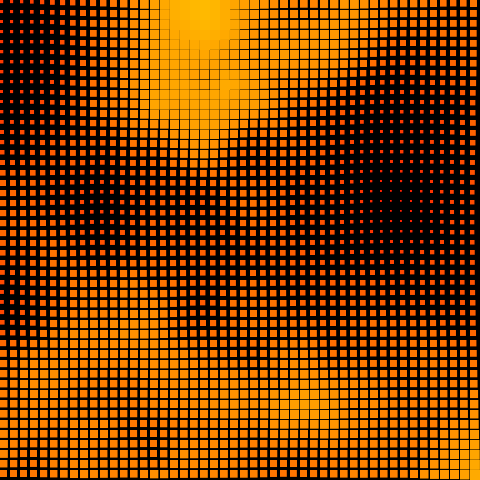
Frame 1 (no input)
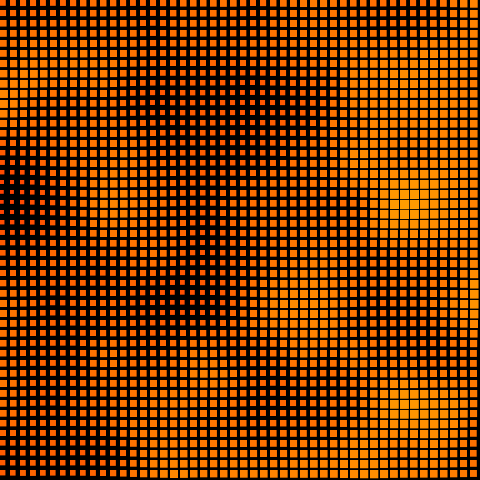
Frame 60 (no input)
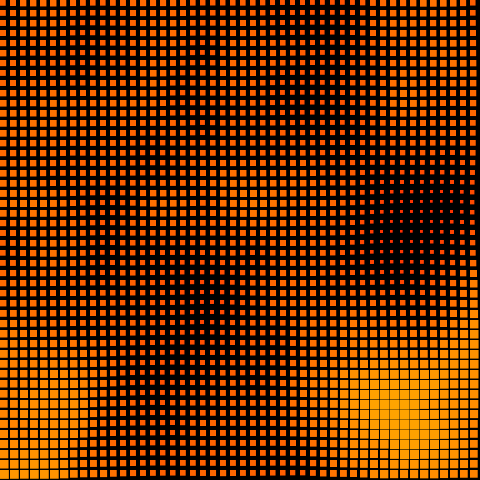
Frame 120 (the mouse pressed at the canvas centre since frame 60)

The p5.js sketch that drew these frames (run headless with seeded random() and noise() and a simulated clock; from frame 60 on, the mouse is pressed at the canvas centre):

// p5.js sketch
// ── sketch.js
let t = 0.05;
let tz=0;
function setup() {
	createCanvas(480,480);
	noStroke();
	colorMode(HSB,360,100,100);
}
function draw() {
	background(0);
	let tx=100;
	for(let x=0; x<width;x+=10){
		let ty=100;
		for(let y=0; y<height; y+=10){
			//noise函数增加了第三个参数tz，使得某一位置的颜色可以根据时间的增长而进行平滑的随机变化
			let c = noise(tx,ty,tz)*60;
			ty +=t;
			fill(c,100,100);
			rect(x,y,map(c,0,60,0,15),map(c,0,60,0,15));
		}
		tx += t;
		tz += 0.0005;
	}
}
